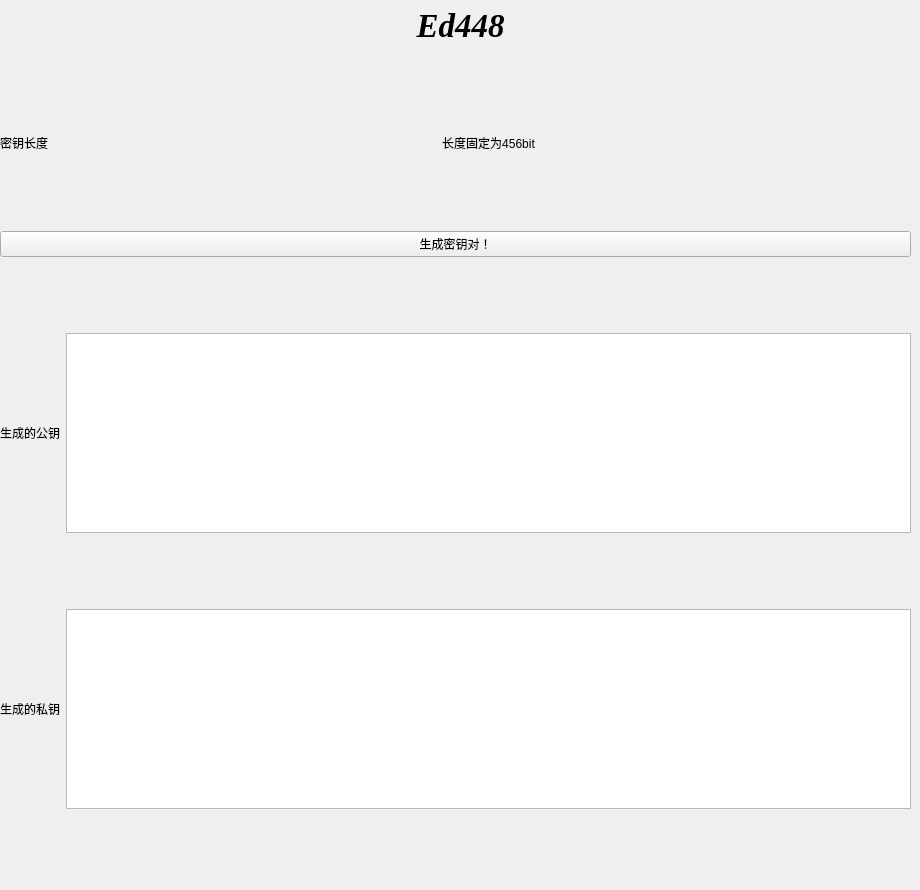
    <widget class="QWidget" name="page_23">
     <widget class="QLabel" name="label_61">
      <property name="geometry">
       <rect>
        <x>300</x>
        <y>0</y>
        <width>321</width>
        <height>51</height>
       </rect>
      </property>
      <property name="font">
       <font>
        <family>Times New Roman</family>
        <pointsize>25</pointsize>
        <weight>75</weight>
        <italic>true</italic>
        <bold>true</bold>
        <underline>false</underline>
       </font>
      </property>
      <property name="cursor">
       <cursorShape>UpArrowCursor</cursorShape>
      </property>
      <property name="text">
       <string>Ed448</string>
      </property>
      <property name="alignment">
       <set>Qt::AlignCenter</set>
      </property>
     </widget>
     <widget class="QWidget" name="gridLayoutWidget_13">
      <property name="geometry">
       <rect>
        <x>0</x>
        <y>60</y>
        <width>911</width>
        <height>821</height>
       </rect>
      </property>
      <layout class="QGridLayout" name="gridLayout_13">
       <item row="3" column="1">
        <widget class="QLabel" name="label_62">
         <property name="text">
          <string>生成的私钥</string>
         </property>
        </widget>
       </item>
       <item row="0" column="1">
        <widget class="QLabel" name="label_63">
         <property name="text">
          <string>密钥长度</string>
         </property>
        </widget>
       </item>
       <item row="2" column="2">
        <widget class="QTextEdit" name="textEdit_19">
         <property name="maximumSize">
          <size>
           <width>16777215</width>
           <height>200</height>
          </size>
         </property>
        </widget>
       </item>
       <item row="3" column="2">
        <widget class="QTextEdit" name="textEdit_20">
         <property name="maximumSize">
          <size>
           <width>16777215</width>
           <height>200</height>
          </size>
         </property>
        </widget>
       </item>
       <item row="2" column="1">
        <widget class="QLabel" name="label_64">
         <property name="text">
          <string>生成的公钥</string>
         </property>
        </widget>
       </item>
       <item row="1" column="1" colspan="2">
        <widget class="QPushButton" name="pushButton_38">
         <property name="text">
          <string>生成密钥对！</string>
         </property>
        </widget>
       </item>
       <item row="0" column="2">
        <widget class="QLabel" name="label_65">
         <property name="maximumSize">
          <size>
           <width>16777215</width>
           <height>25</height>
          </size>
         </property>
         <property name="text">
          <string>长度固定为456bit</string>
         </property>
         <property name="alignment">
          <set>Qt::AlignCenter</set>
         </property>
        </widget>
       </item>
      </layout>
     </widget>
    </widget>
